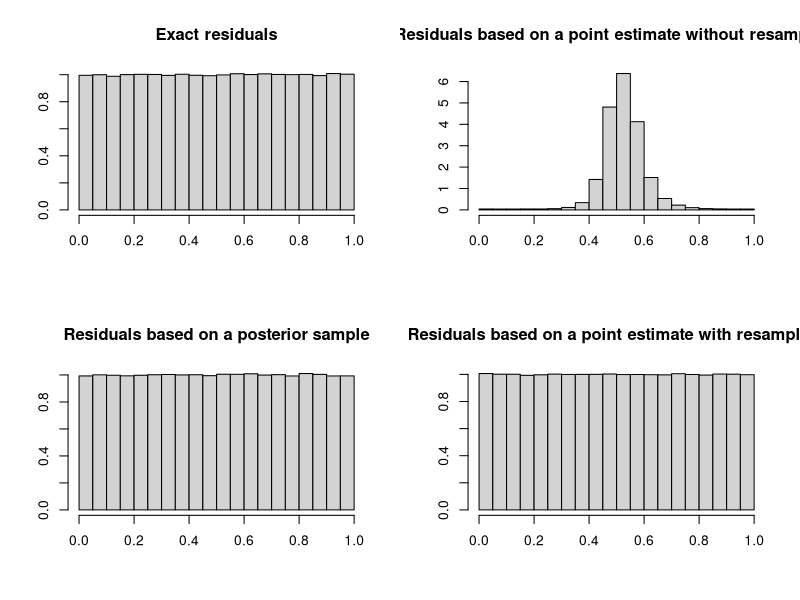

Write R code to recreate this figure.
rm(list=ls())
mu=2#known
n=1e6
shape=2
scale=2
l=rgamma(n,shape=shape,scale=scale)
s=rpois(length(l),l*mu)
par(mfrow=c(2,2))

u=runif(n,ppois(s-1,l*mu),ppois(s,l*mu))
hist(u,breaks=seq(0,1,0.05),freq=F,xlab='',ylab='',main='Exact residuals')

mle=s/mu;v=0.01;l2=rgamma(n,shape=mle^2/v,scale=v/mle)#point estimate of l, centered on MLE
u=runif(n,ppois(s-1,l2*mu),ppois(s,l2*mu))
hist(u,breaks=seq(0,1,0.05),freq=F,xlab='',ylab='',main='Residuals based on a point estimate without resampling')

l3=rgamma(n,shape=shape+s,scale=scale/(1+scale*mu))#sample from posterior (or could use multiple and use posterior distribution of p-values)
u=runif(n,ppois(s-1,l3*mu),ppois(s,l3*mu))
hist(u,breaks=seq(0,1,0.05),freq=F,xlab='',ylab='',main='Residuals based on a posterior sample')

#k=shape;theta=scale#prior known
m=mean(l2);v=var(l2)
k=m^2*mu/(v*mu-m);theta=v/m-1/mu#guessing prior using the Law of total expectation and the Law of total variance
l4=rgamma(n,shape=k+l2*mu,scale=theta/(1+theta*mu))#sample from posterior based on MLE
u=runif(n,ppois(s-1,l4*mu),ppois(s,l4*mu))
hist(u,breaks=seq(0,1,0.05),freq=F,xlab='',ylab='',main='Residuals based on a point estimate with resampling')
